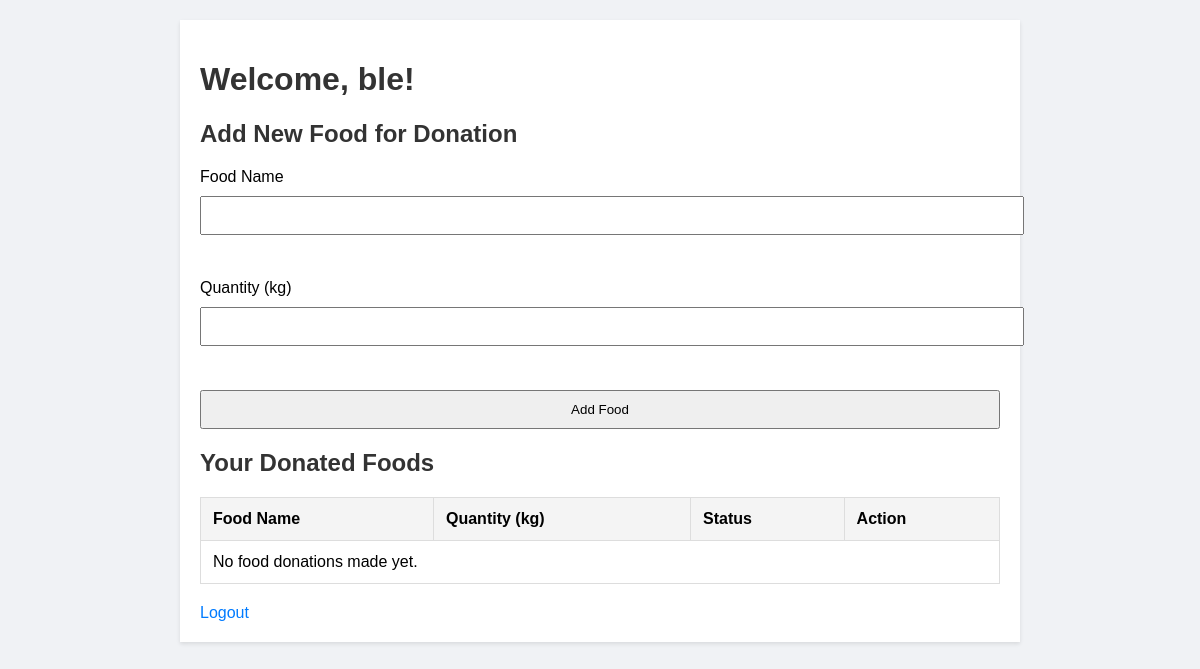
The page /doador_dashboard (signed in) on the database as committed earlier.
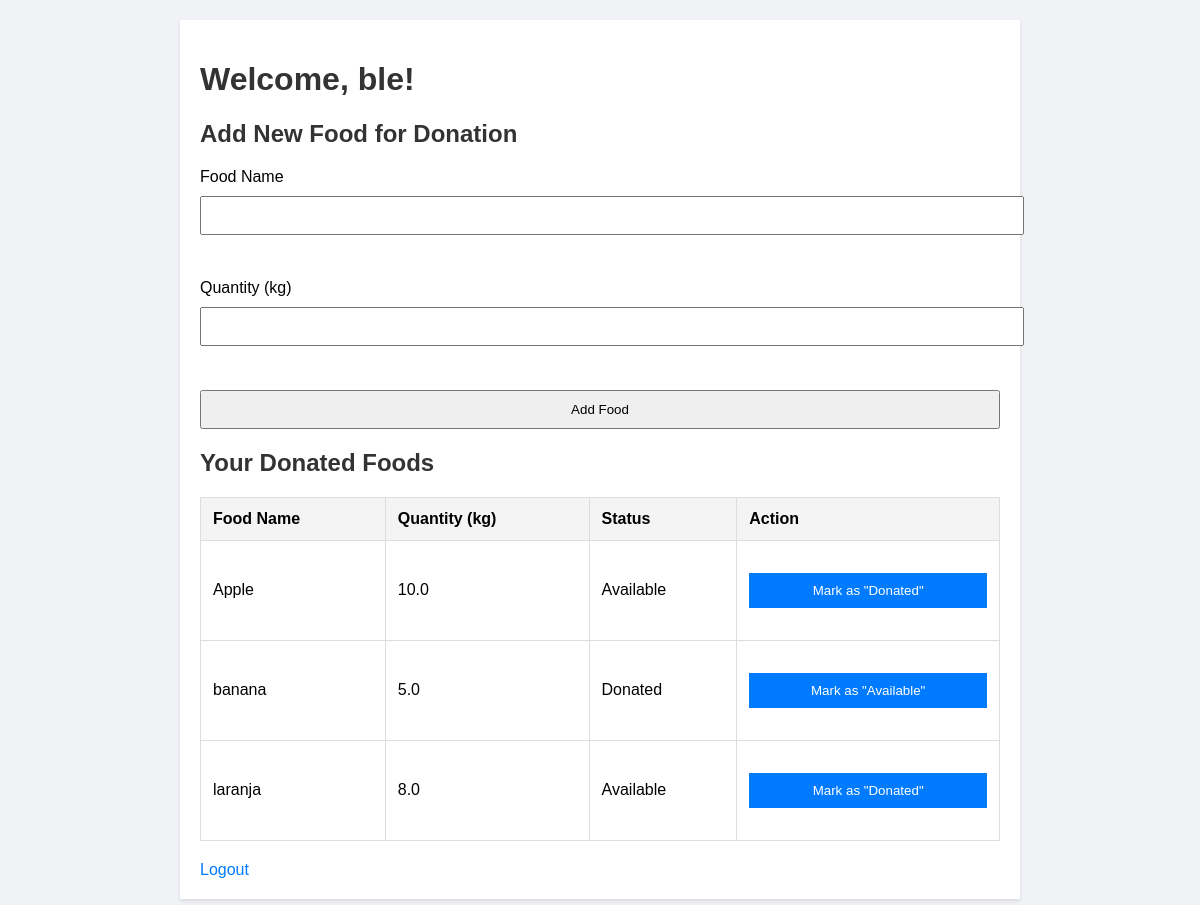
The same page on the database as committed later.
### app.py (models this page shows)
class User(UserMixin, db.Model):
    id = db.Column(db.Integer, primary_key=True)
    username = db.Column(db.String(150), unique=True, nullable=False)
    password = db.Column(db.String(150), nullable=False)
    user_type = db.Column(db.String(50), nullable=False)  # Tipo de usuário: 'Doador' ou 'ONG'
    estabelecimento = db.Column(db.String(150))  # Nome do estabelecimento (opcional)
    endereco = db.Column(db.String(250))  # Endereço do estabelecimento
    telefone = db.Column(db.String(20))  # Telefone de contato

class Alimento(db.Model):
    id = db.Column(db.Integer, primary_key=True)
    nome = db.Column(db.String(100), nullable=False)
    quantidade = db.Column(db.Float, nullable=False)
    status = db.Column(db.String(20), default="Available")  # Status inicial como "Available"
    user_id = db.Column(db.Integer, db.ForeignKey('user.id'), nullable=False)  # Relacionamento com User
    doador = db.relationship('User', backref=db.backref('alimentos', lazy=True))

### app.py (the view, shortened to what this page needs)
    @app.route('/doador_dashboard', methods=['GET', 'POST'])
    @login_required
    def doador_dashboard():
        if current_user.user_type != 'Doador':  # Verifica se o usuário é do tipo 'Doador'
            return redirect(url_for('login'))  # Redireciona para o login se não for doador
        form = AlimentoForm()
        alimentos = Alimento.query.filter_by(user_id=current_user.id).all()
        estabelecimento = current_user.estabelecimento if current_user.estabelecimento else "Donor"
        return render_template('doador_dashboard.html', alimentos=alimentos, form=form, estabelecimento=estabelecimento)

### app.py
class AlimentoForm(FlaskForm):
    nome = StringField('Food Name', validators=[DataRequired()])
    quantidade = FloatField('Quantity (kg)', validators=[DataRequired()])
    submit = SubmitField('Add Food')

### app.py (called while the page is built)
def create_app():
    app = Flask(__name__)
    app.config['SQLALCHEMY_DATABASE_URI'] = 'sqlite:///db.sqlite3'  # URL do banco de dados
    app.config['SQLALCHEMY_TRACK_MODIFICATIONS'] = False  # Desabilitar notificações de alterações no SQLAlchemy
    app.config['SECRET_KEY'] = 'secret_key'  # Chave secreta para formulários e sessões
    db.init_app(app)  # Inicializar o banco de dados com o aplicativo
    login_manager = LoginManager()
    login_manager.init_app(app)
    login_manager.login_view = 'login'  # Página de login para usuários não autenticados
    @login_manager.user_loader
    def load_user(user_id):
        return User.query.get(int(user_id))
    register_routes(app)
    with app.app_context():
        db.create_all()
    return app

### templates/doador_dashboard.html (shortened to what this page needs)
<!DOCTYPE html>
<html lang="en">
<head>
    <link rel="stylesheet" href="{{ url_for('static', filename='style.css') }}">
</head>
<body>
    <div class="container">
        <h1>Welcome, {{ estabelecimento }}!</h1>
        <h2>Add New Food for Donation</h2>
        <form method="POST" action="{{ url_for('doador_dashboard') }}">
            <p>
                {{ form.nome.label }}<br>
                {{ form.nome(size=32) }}<br>
            </p>
            <p>
                {{ form.quantidade.label }}<br>
                {{ form.quantidade(size=32) }}<br>
            </p>
            <p>{{ form.submit(class_="button") }}</p>
        </form>
        <h2>Your Donated Foods</h2>
        <table>
            <tr>
                <th>Food Name</th>
                <th>Quantity (kg)</th>
                <th>Status</th>
                <th>Action</th>
            </tr>
            {% for alimento in alimentos %}
            <tr>
                <td>{{ alimento.nome }}</td>
                <td>{{ alimento.quantidade }}</td>
                <td>{{ alimento.status }}</td>
                <td>
                    {% if alimento.status != 'Donated' %}
                    <form method="POST" action="{{ url_for('atualizar_status', alimento_id=alimento.id, new_status='Donated') }}">
                        <button type="submit">Mark as "Donated"</button>
                    </form>
                    {% else %}
                    <form method="POST" action="{{ url_for('atualizar_status', alimento_id=alimento.id, new_status='Available') }}">
                        <button type="submit">Mark as "Available"</button>
                    </form>
                    {% endif %}
                </td>
            </tr>
            {% else %}
            <tr>
                <td colspan="4">No food donations made yet.</td>
            </tr>
            {% endfor %}
        </table>
        <a href="{{ url_for('logout') }}">Logout</a>
    </div>
</body>
</html>

### static/style.css (style rules this page uses)
body { font-family: Arial, sans-serif; background-color: #f0f2f5; margin: 0; padding: 0; }
h1, h2 { color: #333; }
.container { max-width: 800px; margin: 20px auto; background-color: #fff; padding: 20px; box-shadow: 0 2px 4px rgba(0,0,0,0.1); }
table { width: 100%; border-collapse: collapse; margin: 20px 0; }
table, th, td { border: 1px solid #ddd; }
th, td { padding: 12px; text-align: left; }
th { background-color: #f4f4f4; }
form { margin: 20px 0; }
form input, form select, form button { display: block; width: 100%; padding: 10px; margin: 10px 0; }
button { background-color: #007bff; color: #fff; border: none; cursor: pointer; }
a { text-decoration: none; color: #007bff; }

Rows that differ between the two databases and show on the page:
added Alimento: nome "Apple", quantidade "10.0", status "Available"
added Alimento: nome "banana", quantidade "5.0", status "Donated"
added Alimento: nome "laranja", quantidade "8.0", status "Available"
Other text that changed with them:
text no longer shown: "No food donations made yet."
